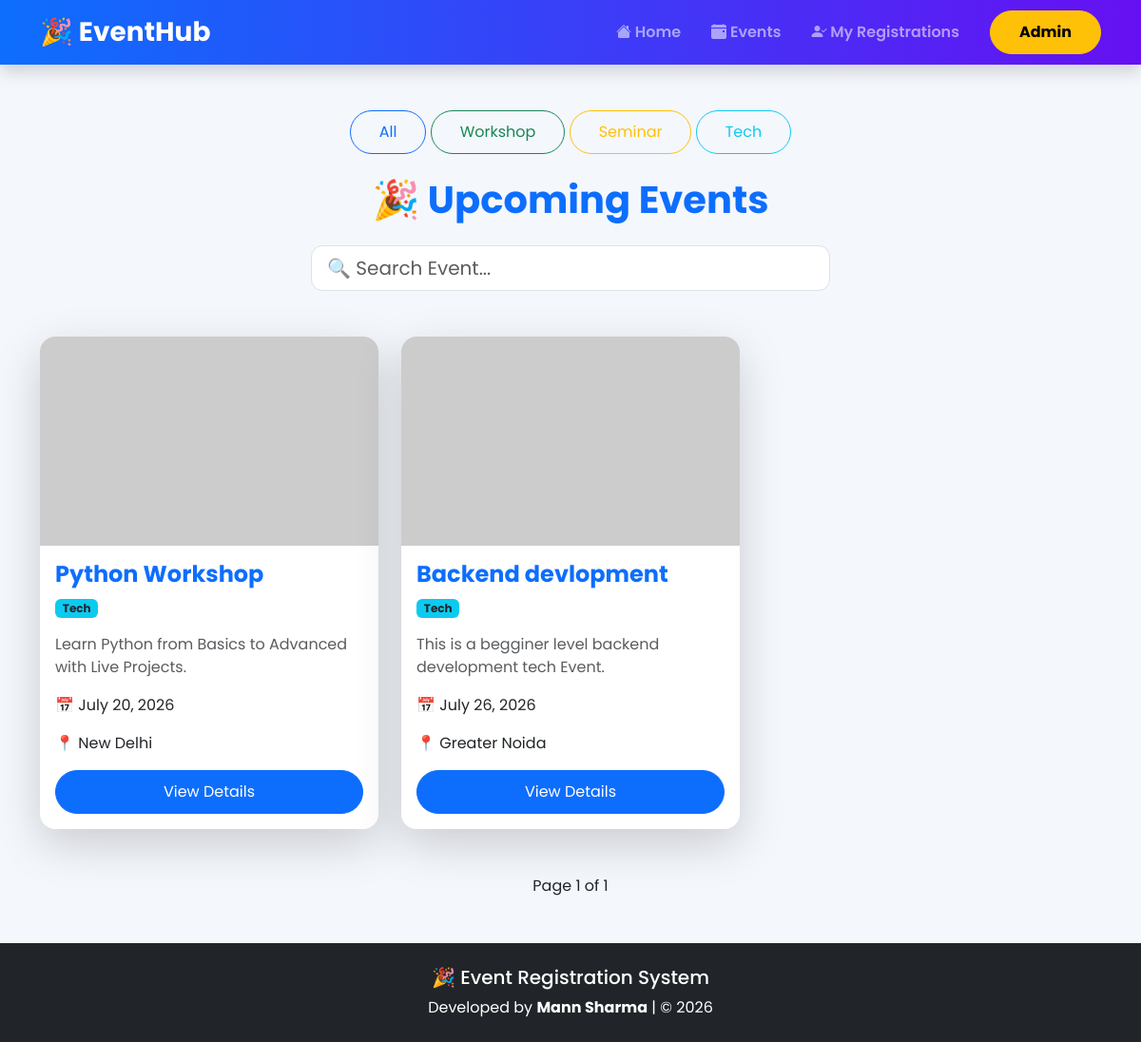
Screenshot of /events/ with the database file from the repository.
### events/models.py (models this page shows, shortened)
class Event(models.Model):
    CATEGORY_CHOICES = [
        ('workshop', 'Workshop'),
        ('seminar', 'Seminar'),
        ('tech', 'Tech'),
    ]
    title = models.CharField(max_length=200)
    description = models.TextField()
    date = models.DateField()
    location = models.CharField(max_length=200)
    image = models.ImageField(upload_to="events/", blank=True, null=True)
    category = models.CharField(
        max_length=20,
        choices=CATEGORY_CHOICES,
        default='tech'
    )

### events/views.py (the view)
# urls.py: path("events/", views.event_list, name="event_list"),
def event_list(request):
    category = request.GET.get('category')
    if category:
        events = Event.objects.filter(category=category)
    else:
        events = Event.objects.all()
    paginator = Paginator(events, 6)
    page_number = request.GET.get('page')
    page_obj = paginator.get_page(page_number)
    return render(request, "events/event_list.html", {
        "events": page_obj,
        "page_obj": page_obj
    })

### events/templates/events/event_list.html (shortened to what this page needs)
{% extends 'events/base.html' %}
{% block content %}
<div class="text-center mb-4">
    <a href="/events/" class="btn btn-outline-primary">All</a>
    <a href="/events/?category=workshop" class="btn btn-outline-success">Workshop</a>
    <a href="/events/?category=seminar" class="btn btn-outline-warning">Seminar</a>
    <a href="/events/?category=tech" class="btn btn-outline-info">Tech</a>
</div>
<div class="text-center mb-4">
    <h1 class="fw-bold text-primary">🎉 Upcoming Events</h1>
</div>
<div class="row justify-content-center mb-5">
    <div class="col-md-6">
        <input type="text" id="searchInput"
               class="form-control form-control-lg"
               placeholder="🔍 Search Event...">
    </div>
</div>
<div class="row" id="eventContainer">
{% for event in events %}
<div class="col-md-4 mb-4 event-card">
    <div class="card h-100 shadow-lg border-0 rounded-4">
        {% if event.image %}
            <img src="{{ event.image.url }}" class="card-img-top"
                 style="height:220px;object-fit:cover;">
        {% else %}
            <img src="https://picsum.photos/600/300?random={{ event.id }}"
                 class="card-img-top"
                 style="height:220px;object-fit:cover;">
        {% endif %}
        <div class="card-body">
            <h4 class="fw-bold text-primary">{{ event.title }}</h4>
            <p class="badge bg-info text-dark">
                {{ event.get_category_display }}
            </p>
            <p class="text-muted">
                {{ event.description|truncatewords:18 }}
            </p>
            <p>📅 {{ event.date }}</p>
            <p>📍 {{ event.location }}</p>
            <a href="/event/{{ event.id }}/" class="btn btn-primary w-100">
                View Details
            </a>
        </div>
    </div>
</div>
{% empty %}
<div class="text-center">
    <h3>No Events Found</h3>
</div>
{% endfor %}
</div>
<div class="text-center mt-4">
<span class="mx-3">
    Page {{ page_obj.number }} of {{ page_obj.paginator.num_pages }}
</span>
</div>
{% endblock %}

### events/templates/events/base.html (shortened to what this page needs)
{% load static %}
<!DOCTYPE html>
<html lang="en">
<head>
    <link href="https://cdn.jsdelivr.net/npm/bootstrap@5.3.7/dist/css/bootstrap.min.css" rel="stylesheet">
    <link rel="stylesheet"
        href="https://cdn.jsdelivr.net/npm/bootstrap-icons@1.13.1/font/bootstrap-icons.min.css">
    <link rel="stylesheet" href="{% static 'css/style.css' %}">
</head>
<body>
    <nav class="navbar navbar-expand-lg navbar-dark shadow sticky-top"
        style="background: linear-gradient(90deg,#0d6efd,#6610f2);">
        <div class="container">
            <a class="navbar-brand fw-bold fs-3" href="/">
                🎉 EventHub
            </a>
            <div class="collapse navbar-collapse"
                id="navbarNav">
                <ul class="navbar-nav ms-auto align-items-center">
                    <li class="nav-item mx-2">
                        <a class="nav-link fw-semibold" href="/">
                            <i class="bi bi-house-fill"></i> Home
                        </a>
                    </li>
                    <li class="nav-item mx-2">
                        <a class="nav-link fw-semibold" href="/events/">
                            <i class="bi bi-calendar-event-fill"></i> Events
                        </a>
                    </li>
                    <li class="nav-item mx-2">
                        <a class="nav-link fw-semibold"
                            href="/my-registrations/">
                            <i class="bi bi-person-check-fill"></i>
                            My Registrations
                        </a>
                    </li>
                    <li class="nav-item ms-3">
                        <a href="/admin/"
                            class="btn btn-warning fw-bold">
                            Admin
                        </a>
                    </li>
                </ul>
            </div>
        </div>
    </nav>
    <div class="container mt-5">
        {% block content %}
        {% endblock %}
    </div>
    <footer class="bg-dark text-white text-center mt-5 py-4">
        <h5>🎉 Event Registration System</h5>
        <p class="mb-0">
            Developed by <strong>Mann Sharma</strong> | © 2026
        </p>
    </footer>
</body>
</html>

### events/static/css/style.css (style rules this page uses)
body { background:#f4f7fc; font-family:'Poppins',sans-serif; }
.navbar { transition:.4s; }
.nav-link { transition:.3s; }
.card { border:none; border-radius:20px; transition:.35s; overflow:hidden; box-shadow:0 8px 25px rgba(0,0,0,.08); }
.btn { border-radius:40px; padding:10px 30px; transition:.3s; }
input, textarea { border-radius:12px !important; }
footer { margin-top:80px; }

### rows the page displays
Event: title "Python Workshop", category "Tech", description "Learn Python from Basics to Advanced with Live Projects.", date "July 20, 2026", location "New Delhi"
Event: title "Backend devlopment", category "Tech", description "This is a begginer level backend development tech Event.", date "July 26, 2026", location "Greater Noida"

### other values shown
{{ page_obj.number }} "1"
{{ page_obj.paginator.num_pages }} "1"
